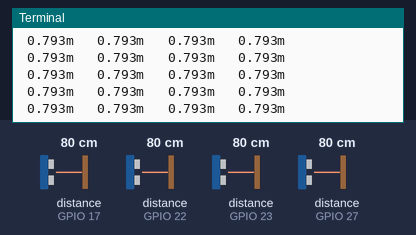
Bench run of a program on a simulated Raspberry Pi (BCM pin numbers). Shown: the last lines printed to the terminal. Inputs (shaded band) come from the test bench; at power-on: distance to the obstacle (sensors on GPIO 17, GPIO 22, GPIO 23, GPIO 27) 80 cm. The echo pulse lasts 58.3 µs per cm; the clock reads 2024-03-15 10:24:30 at power-on unless the program sets it.

Above: at 1.3 s.
1.4 s: distance to the obstacle (sensor on GPIO 17) set to 2 cm
At 1.86 s:
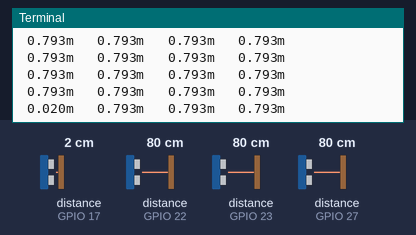
2.9 s: distance to the obstacle (sensor on GPIO 22) set to 2 cm
At 3.06 s:
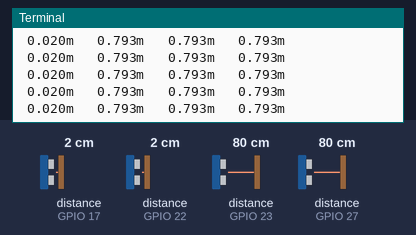

The program:

4sensors_loop.py
```python
import RPi.GPIO as GPIO
import time

T_REFRESH = 0.05

GPIO.setmode(GPIO.BCM)

TRIG = 4

ECHO1 = 17
ECHO2 = 27
ECHO3 = 22
ECHO4 = 23

GPIO.setup(TRIG, GPIO.OUT)
GPIO.output(TRIG, 0)

GPIO.setup(ECHO1, GPIO.IN)
GPIO.setup(ECHO2, GPIO.IN)
GPIO.setup(ECHO3, GPIO.IN)
GPIO.setup(ECHO4, GPIO.IN)


def echo_time(pin):
    cycle_start = time.time()
    GPIO.output(TRIG, 1)
    time.sleep(0.00001)
    GPIO.output(TRIG, 0)

    while GPIO.input(pin) == 0:
        pass
    m_start = time.time()

    while GPIO.input(pin) == 1:
        pass
    m_stop = time.time()

    t_cycle = T_REFRESH - (m_stop - cycle_start)
    if t_cycle > 0:
        time.sleep(t_cycle)

    return m_stop - m_start


time.sleep(0.1)

print('Starting measurements...')

while True:
    t1 = echo_time(ECHO1)
    t2 = echo_time(ECHO2)
    t3 = echo_time(ECHO3)
    t4 = echo_time(ECHO4)

    d1 = 170 * t1
    d2 = 170 * t2
    d3 = 170 * t3
    d4 = 170 * t4

    print('{: .3f}m\t{: .3f}m\t{: .3f}m\t{: .3f}m\t'.format(d1, d2, d3, d4))

GPIO.cleanup()
```

Measured:
- after the input at 1.4 s, the terminal: prints a new line after 0.30 s (image 1)
